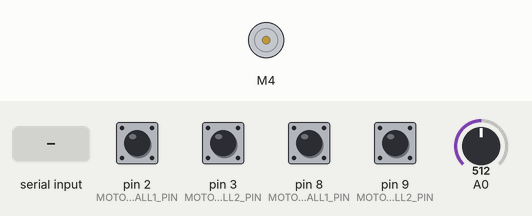
This sketch was run on a simulated Arduino Uno, built with avr-gcc and run on an emulated ATmega328P. Shown: DC motor (green arrow = forward, orange = backward, longer = faster). Inputs (shaded band) come from the test bench; at power-on: pin 2 (MOTOR1_HALL1_PIN), pin 3 (MOTOR1_HALL2_PIN), pin 8 (MOTOR2_HALL1_PIN), pin 9 (MOTOR2_HALL2_PIN) HIGH, A0 = 512. What the sketch prints to the serial monitor is not drawn.

Above: at 1.2 s.
1.3 s: "90,45\n" received over Serial
At 2.2 s:
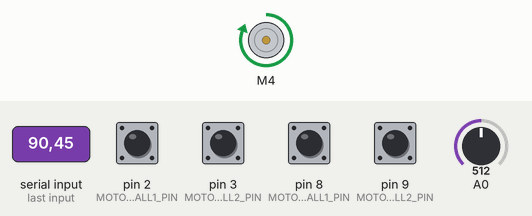
2.8 s: "0\n" received over Serial
At 3.3 s:
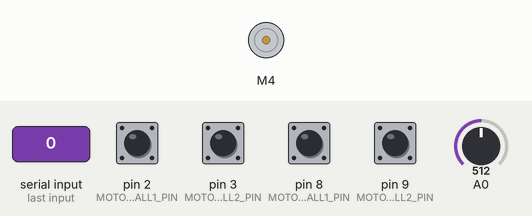
4.3 s: "200\n" received over Serial
At 5.5 s:
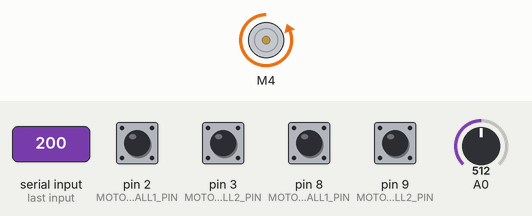
5.8 s: "30,150\n" received over Serial
At 7.2 s:
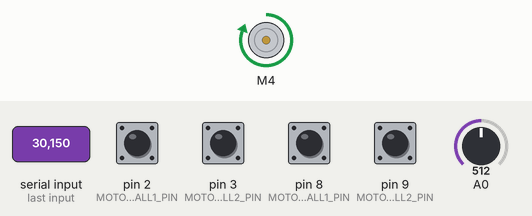
Timing chart, 0 to 8.8 s (numbered marks = the images above; inputs shaded):
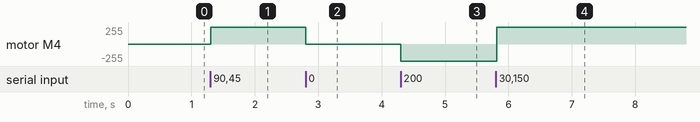

Measured:
- after the input at 1.3 s, motor M4: stopped → forward 255/255 at once
- after the input at 2.8 s, motor M4: forward 255/255 → stopped at once
- after the input at 4.3 s, motor M4: stopped → backward 255/255 at once
- after the input at 5.8 s, motor M4: backward 255/255 → forward 255/255 at once

The sketch:

RobotScetch.ino
```cpp
#include <GyverMotor2.h>
#include <EnableInterrupt.h>
#include <GyverMotor2.h>

int MOTOR1_HALL1_PIN = 2;
int MOTOR1_HALL2_PIN = 3;
int MOTOR2_HALL1_PIN = 8;
int MOTOR2_HALL2_PIN = 9;

volatile long encoder1Count = 0;
volatile long encoder2Count = 0;

float rot1 = 0;
float rot2 = 0;
float rot1Wanted = 0;
float rot2Wanted = 0;
bool move1;
bool move2;

const int PULSES_PER_REVOLUTION = 1970;

GMotor2<DRIVER2WIRE> motor1(4, 5);
GMotor2<DRIVER2WIRE> motor2(7, 6);

float P1Index = 270;
float MinimumSpeed1 = 100;
float voltage = 0;
void setup() {
  calVol();
  Serial.begin(9600);
  motor1.setMinDuty(70);
  motor2.setMinDuty(65);
  Serial.println("Двойной квадратурный энкодер Холла + направление");

  pinMode(MOTOR1_HALL1_PIN, INPUT_PULLUP);
  pinMode(MOTOR1_HALL2_PIN, INPUT_PULLUP);
  pinMode(MOTOR2_HALL1_PIN, INPUT_PULLUP);
  pinMode(MOTOR2_HALL2_PIN, INPUT_PULLUP);

  enableInterrupt(MOTOR1_HALL1_PIN, updateEncoder1, CHANGE);
  enableInterrupt(MOTOR1_HALL2_PIN, updateEncoder1, CHANGE);

  enableInterrupt(MOTOR2_HALL1_PIN, updateEncoder2, CHANGE);
  enableInterrupt(MOTOR2_HALL2_PIN, updateEncoder2, CHANGE);
}

void loop() {
  static unsigned long lastDisplay = 0;

  noInterrupts();
  long cnt1 = encoder1Count;
  long cnt2 = -encoder2Count;
  rot1 = float(cnt1) / PULSES_PER_REVOLUTION;
  rot2 = float(cnt2) / PULSES_PER_REVOLUTION;
  interrupts();

/*
  Serial.print("М1: ");
  if (cnt1 >= 0) Serial.print("+");
  else Serial.print("-");
  Serial.print(abs(cnt1));
  Serial.print(" имп  →  ");
  Serial.print(float(cnt1) / PULSES_PER_REVOLUTION, 3);
  Serial.print(" об   ");

  Serial.print("   М2: ");
  if (cnt2 >= 0) Serial.print("+");
  else Serial.print("-");
  Serial.print(abs(cnt2));
  Serial.print(" имп  →  ");
  Serial.print(float(cnt2) / PULSES_PER_REVOLUTION, 3);
  Serial.println(" об");
*/
  Serial.println("Voltage: " + String(voltage));
  if (Serial.available()) {
    String message = Serial.readStringUntil('\n');
    float revol = message.toFloat();
    Revolution(revol);
    calVol();
  }

  if (move1 == true) {
    float dif = abs(rot1Wanted - rot1);
    motor1.setSpeed(dif * P1Index + MinimumSpeed1);
    if ((dif * 360) < 10 || rot1 > rot1Wanted) {
      motor1.setSpeed(maxF(-rot1Wanted * 50, -255));
      delay(50);
      motor1.stop();
      move1 = false;
    }
  }
}

void calVol () {
  voltage = analogRead(A0) / 102.4;
  MinimumSpeed1 = map(voltage, 6, 13, 120, 90);
  P1Index = map(voltage, 6, 13, 300, 210);
}
float maxF (float a, float b) {
  if (a >= b) {
    return a;
  }
  if (b > a) {
    return b;
  }
}
void Revolution(float revolutions) {
  encoder1Count = 0;
  encoder2Count = 0;
  if (revolutions < 0) {
    motor1.setSpeed(-(255 * P1Index) - MinimumSpeed1);
  } else if (revolutions > 0) {
    motor1.setSpeed(255 * P1Index + MinimumSpeed1);
  } else if (revolutions == 0) {
    motor1.stop();
  }
  move1 = true;
  rot1Wanted = revolutions;
}

void checkEncoder(int motorEncPin1, int motorEncPin2, volatile long& motorCount) {
  static byte prevState = 0;
  byte A = digitalRead(motorEncPin2);
  byte B = digitalRead(motorEncPin1);

  byte currentState = (A << 1) | B;

  switch (prevState) {
    case 0b00:
      if (currentState == 0b01) motorCount++;
      if (currentState == 0b10) motorCount--;
      break;
    case 0b01:
      if (currentState == 0b11) motorCount++;
      if (currentState == 0b00) motorCount--;
      break;
    case 0b11:
      if (currentState == 0b10) motorCount++;
      if (currentState == 0b01) motorCount--;
      break;
    case 0b10:
      if (currentState == 0b00) motorCount++;
      if (currentState == 0b11) motorCount--;
      break;
  }

  prevState = currentState;
}

void updateEncoder1() {
  checkEncoder(MOTOR1_HALL1_PIN, MOTOR1_HALL2_PIN, encoder1Count);
}

void updateEncoder2() {
  checkEncoder(MOTOR2_HALL1_PIN, MOTOR2_HALL2_PIN, encoder2Count);
}
```
